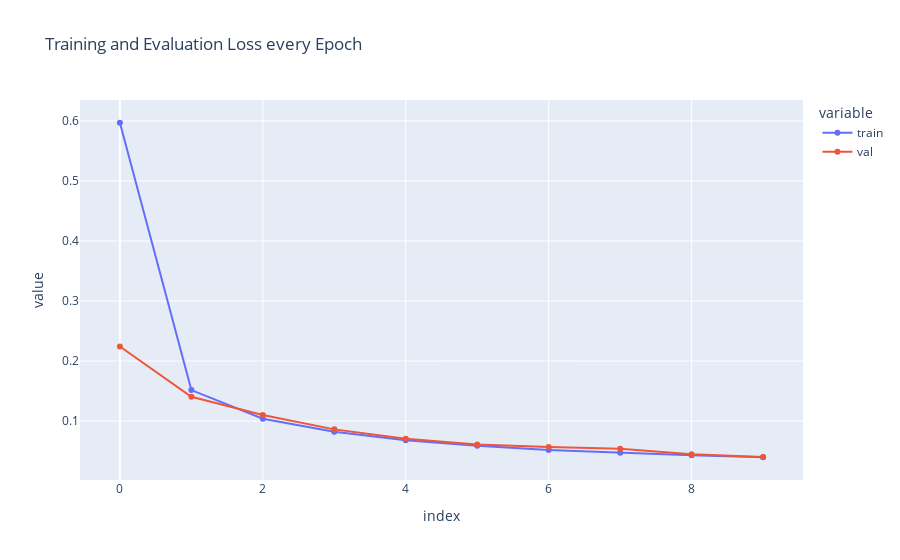

The cell this chart's notebook holds for it:
### Code cell
loss = pd.DataFrame({'train': history.history['loss'], 'val': history.history['val_loss']})

fig = px.line(loss, x=loss.index, y=loss.columns[0::], title='Training and Evaluation Loss every Epoch', markers=True)
fig.show()

### Figure 1 — Plotly figure (JSON) as saved in the notebook; plotly's stock layout.template omitted (floating-point values rounded to 4 significant figures)
{"data": [{"hovertemplate": "variable=train<br>index=%{x}<br>value=%{y}<extra></extra>", "legendgroup": "train", "line": {"color": "#636efa", "dash": "solid"}, "marker": {"symbol": "circle"}, "mode": "markers+lines", "name": "train", "orientation": "v", "showlegend": true, "type": "scatter", "x": [0, 1, 2, 3, 4, 5, 6, 7, 8, 9], "xaxis": "x", "y": [0.5969, 0.1517, 0.104, 0.08243, 0.06812, 0.05875, 0.05192, 0.04733, 0.04326, 0.0398], "yaxis": "y"}, {"hovertemplate": "variable=val<br>index=%{x}<br>value=%{y}<extra></extra>", "legendgroup": "val", "line": {"color": "#EF553B", "dash": "solid"}, "marker": {"symbol": "circle"}, "mode": "markers+lines", "name": "val", "orientation": "v", "showlegend": true, "type": "scatter", "x": [0, 1, 2, 3, 4, 5, 6, 7, 8, 9], "xaxis": "x", "y": [0.2243, 0.1406, 0.1101, 0.08624, 0.07057, 0.06089, 0.05671, 0.05387, 0.0449, 0.04025], "yaxis": "y"}], "layout": {"legend": {"title": {"text": "variable"}, "tracegroupgap": 0}, "title": {"text": "Training and Evaluation Loss every Epoch"}, "xaxis": {"anchor": "y", "domain": [0, 1], "title": {"text": "index"}}, "yaxis": {"anchor": "x", "domain": [0, 1], "title": {"text": "value"}}}}
